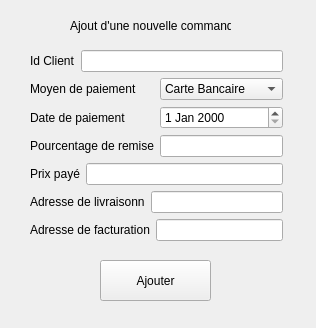
<?xml version="1.0" encoding="UTF-8"?>
<ui version="4.0">
 <class>commandeajoutClass</class>
 <widget class="QWidget" name="commandeajoutClass">
  <property name="geometry">
   <rect>
    <x>0</x>
    <y>0</y>
    <width>316</width>
    <height>328</height>
   </rect>
  </property>
  <property name="windowTitle">
   <string>Form</string>
  </property>
  <widget class="QLabel" name="label">
   <property name="geometry">
    <rect>
     <x>70</x>
     <y>10</y>
     <width>161</width>
     <height>31</height>
    </rect>
   </property>
   <property name="text">
    <string>Ajout d'une nouvelle commande</string>
   </property>
  </widget>
  <widget class="QWidget" name="layoutWidget">
   <property name="geometry">
    <rect>
     <x>30</x>
     <y>50</y>
     <width>253</width>
     <height>192</height>
    </rect>
   </property>
   <layout class="QVBoxLayout" name="verticalLayout">
    <item>
     <layout class="QHBoxLayout" name="horizontalLayout">
      <item>
       <widget class="QLabel" name="label_2">
        <property name="text">
         <string>Id Client</string>
        </property>
       </widget>
      </item>
      <item>
       <widget class="QLineEdit" name="lineEdit"/>
      </item>
     </layout>
    </item>
    <item>
     <layout class="QHBoxLayout" name="horizontalLayout_2">
      <item>
       <widget class="QLabel" name="label_3">
        <property name="text">
         <string>Moyen de paiement</string>
        </property>
       </widget>
      </item>
      <item>
       <widget class="QComboBox" name="comboBox">
        <item>
         <property name="text">
          <string>Carte Bancaire</string>
         </property>
        </item>
        <item>
         <property name="text">
          <string>Espèce</string>
         </property>
        </item>
        <item>
         <property name="text">
          <string>Chèque</string>
         </property>
        </item>
       </widget>
      </item>
     </layout>
    </item>
    <item>
     <layout class="QHBoxLayout" name="horizontalLayout_3">
      <item>
       <widget class="QLabel" name="label_6">
        <property name="text">
         <string>Date de paiement</string>
        </property>
       </widget>
      </item>
      <item>
       <widget class="QDateEdit" name="dateEdit"/>
      </item>
     </layout>
    </item>
    <item>
     <layout class="QHBoxLayout" name="horizontalLayout_7">
      <item>
       <widget class="QLabel" name="label_5">
        <property name="text">
         <string>Pourcentage de remise</string>
        </property>
       </widget>
      </item>
      <item>
       <widget class="QLineEdit" name="lineEdit_5"/>
      </item>
     </layout>
    </item>
    <item>
     <layout class="QHBoxLayout" name="horizontalLayout_5">
      <item>
       <widget class="QLabel" name="label_4">
        <property name="text">
         <string>Prix payé</string>
        </property>
       </widget>
      </item>
      <item>
       <widget class="QLineEdit" name="lineEdit_2"/>
      </item>
     </layout>
    </item>
    <item>
     <layout class="QHBoxLayout" name="horizontalLayout_4">
      <item>
       <widget class="QLabel" name="label_7">
        <property name="text">
         <string>Adresse de livraisonn</string>
        </property>
       </widget>
      </item>
      <item>
       <widget class="QLineEdit" name="lineEdit_3"/>
      </item>
     </layout>
    </item>
    <item>
     <layout class="QHBoxLayout" name="horizontalLayout_6">
      <item>
       <widget class="QLabel" name="label_8">
        <property name="text">
         <string>Adresse de facturation</string>
        </property>
       </widget>
      </item>
      <item>
       <widget class="QLineEdit" name="lineEdit_4"/>
      </item>
     </layout>
    </item>
   </layout>
  </widget>
  <widget class="QPushButton" name="BtAjout">
   <property name="geometry">
    <rect>
     <x>100</x>
     <y>260</y>
     <width>111</width>
     <height>41</height>
    </rect>
   </property>
   <property name="text">
    <string>Ajouter</string>
   </property>
  </widget>
 </widget>
 <resources/>
 <connections/>
</ui>
